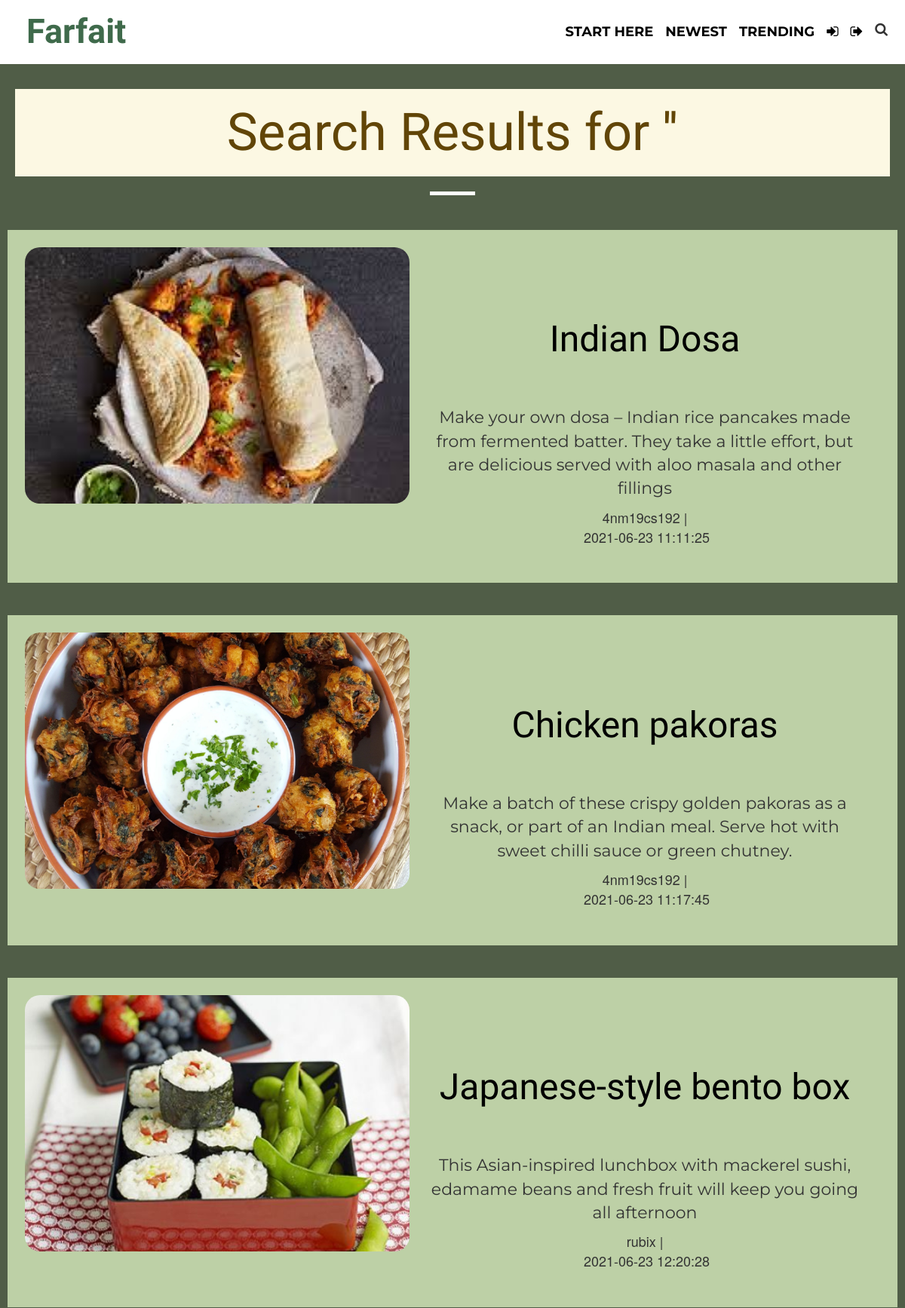
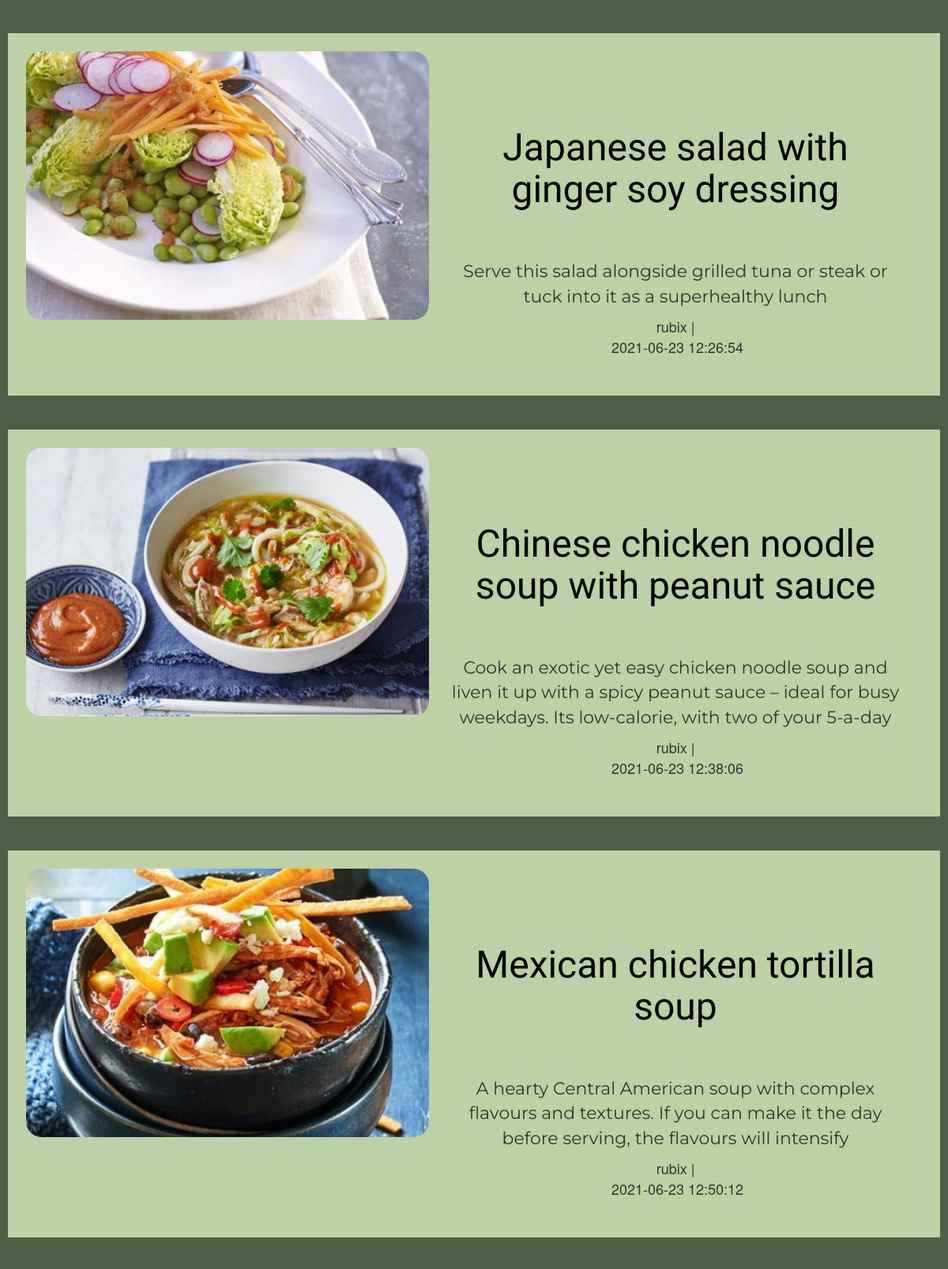
Screenshot of /search.php (upper part) with the database file from the repository (2 pictures, top to bottom).
### tables this page shows
CREATE TABLE `blogpost` (
  `id` int(5) NOT NULL,
  `username` varchar(255) NOT NULL,
  `created_at` datetime NOT NULL DEFAULT current_timestamp(),
  `recipe` varchar(50) NOT NULL,
  `pre_time` int(4) NOT NULL,
  `cooking_time` int(4) NOT NULL,
  `servings` int(2) NOT NULL,
  `category` varchar(20) NOT NULL,
  `origin` varchar(20) NOT NULL,
  `image` varchar(255) NOT NULL,
  `description` text NOT NULL,
  `ingredients` text NOT NULL,
  `method` text NOT NULL,
  `likes` int(5) NOT NULL
);

### search.php (the view, shortened to what this page needs)
<?php
require_once "blogconfig.php";
$query=$username=$created_at=$recipe=$pre_time=$cooking_time=$servings=$category=$description=$ingredients=$method="";
if($_SERVER["REQUEST_METHOD"]=="GET"){
    $query=$_GET["query"];
    $sql="SELECT * FROM blogpost WHERE CONCAT(username, created_at, recipe,pre_time, cooking_time, servings, category, origin, description, ingredients, method) REGEXP
    '.*$query.*' ;";
}
?>
<!DOCTYPE html>
<html lang="en">
<head>
    <link rel="stylesheet" href="https://maxcdn.bootstrapcdn.com/bootstrap/3.4.1/css/bootstrap.min.css">
    <link href="https://stackpath.bootstrapcdn.com/font-awesome/4.7.0/css/font-awesome.min.css" rel="stylesheet"
>
    <link rel="stylesheet" href="https://cdnjs.cloudflare.com/ajax/libs/font-awesome/4.7.0/css/font-awesome.min.css">
    <link rel="stylesheet" href="css/utils.css">
    <link rel="stylesheet" href="css/articlelink.css">
    <link rel="stylesheet" href="css/mobile.css">
</head>
<body>
    <nav class="nav-header" id="navtarget">
        <nav class="navigation m-auto">
            <div class="nav-top ">
                <div class="nav-logo logofont"><a href="index.php">Farfait</a></div>
                <div class="nav-search">
                    <div class="nav-searchothers">
                        <a href="index.php">START HERE</a>
                        <a href="newest.php">NEWEST</a>
                        <a href="trending.php">TRENDING</a>
                        <a href="login.php" title='login'><i class="fa fa-sign-in" aria-hidden="true"></i></a>
                        <a href="logout.php" title='logout' class="anav"><i class="fa fa-sign-out" aria-hidden="true"></i></a>
                    </div>
                    <span>
                        <i class="fa fa-search searchicon" aria-hidden="true"></i>
                    </span>
                </div>
        </nav>
        <hr id=navcontent>
    </nav>
    <div class="home-articles max-width-1 m-auto font4">
        <h1>Search Results for '<?php echo $query ?>'</h1>
        <hr class="quote-hr">
        <br>
 <?php
 if($result = mysqli_query($link, $sql)){
  if(mysqli_num_rows($result)==0)
  {
      echo "<span class='nothing'>Sorry! ,there's no content here.</span>";
  }
  else{
    while($row = mysqli_fetch_array($result)){
        $username=$row['username'];
        $recipe=$row['recipe'];
        $id=$row['id'];
        $describe=$row['description'];
        $time=$row['created_at'];
        $image=$row['image'];
    echo"<div class='home-article'>
            <div class='home-article-img'>
                <img src='$image' alt='$image'>
            </div>
            <div class='home-article-content font4'>
                <a href='article.php?id=$id'>
                    <h2>$recipe</h2>
                </a>
                <p>$describe</p>
                <span>$username |</span>
                <span> $time</span>
            </div>
        </div>
        <div class='max-width-1 m-auto'>
            <hr>
        </div>";
    }
  }
}
  ?>
    </div>
</body>
</html>

### css/utils.css (style rules this page uses)
:root { --main-bg-color: rgb(63, 106, 75); --logo-font:'Dancing Script', cursive; --font1:'Montserrat', sans-serif; --font2:'Open Sans', sans-serif; --font3:'Baloo Tammudu 2', cursive; --font4:'Mate SC', serif; }
.logofont { font-family: var(--logo-font); }
.m-auto { margin:auto; }
.quote-hr { margin: auto; width:5vw; height:5px; background-color:white; }

### css/articlelink.css (style rules this page uses)
* { margin: 0; padding: 0; }
hr { border: 0; clear:both; display:block; width: 100%; background-color:rgb(80 93 71); height: 3px; }
.navigation { display: flex; flex-direction: column; height: 85px; }
.nav-top { display: flex; justify-content: space-between; align-items: center; margin: auto 15px; }
.nav-logo a { text-decoration: none; font-size: 45px; font-weight: bolder; margin-left: 20px; color: var(--main-bg-color); }
.nav-search { font-family: var(--font1); font-weight: bolder; display: flex; }
.nav-searchothers { display: flex; }
.nav-search a { margin: 0px 8px; text-decoration: none; color: black; padding: 2px 0px; font-size: 18px; }
.searchicon { font-size: 18px; margin: 2px 8px 0px 8px; cursor: pointer; }
#navcontent { margin:0px 0px!important; }
p { font-family: var(--font1); font-size: 22px; overflow-wrap: anywhere; }
.home-articles { padding-top: 10px; background-color: rgb(80 93 71); text-align: center; font-size:25px; }
.home-articles h1 { font-family: var(--logo-font); font-size: 69px; margin: 20px; background-color: #fcf8e3; padding: 20px; color: #614507; white-space: pre-wrap; white-space: -moz-pre-wrap; white-space: -pre-wrap; white-space: -o-pre-wrap; word-wrap: break-word; overflow-wrap: anywhere; }
.home-article { display: flex; padding: 23px; background-color: #bdd0a6; margin: 10px; justify-content: space-around; }
.home-article img { width: 51rem; height: 34rem; object-fit: cover; object-position: center; border-radius: 20px; }
.home-article-content { align-self: center; padding:25px; font-size: 18px; display:flex; flex-direction: column; overflow-x: auto; white-space: pre-wrap; white-space: -moz-pre-wrap; white-space: -pre-wrap; white-space: -o-pre-wrap; word-wrap: break-word; overflow-wrap: anywhere; }
.home-article-content a { text-decoration:none; color:black; overflow-wrap: anywhere; }
.home-article-content p { overflow-wrap: anywhere; }
h2 { font-family: var(--logo-font); font-size :xxx-large; }

### rows the page displays
blogpost: image (picture), recipe "Indian Dosa", description "Make your own dosa – Indian rice pancakes made from fermented batter. They take a little effort, but are delicious served with aloo masala and other fillings", username "4nm19cs192", created_at "2021-06-23 11:11:25"
blogpost: image (picture), recipe "Chicken pakoras", description "Make a batch of these crispy golden pakoras as a snack, or part of an Indian meal. Serve hot with sweet chilli sauce or green chutney.", username "4nm19cs192", created_at "2021-06-23 11:17:45"
blogpost: image (picture), recipe "Japanese-style bento box", description "This Asian-inspired lunchbox with mackerel sushi, edamame beans and fresh fruit will keep you going all afternoon", username "rubix", created_at "2021-06-23 12:20:28"
blogpost: image (picture), recipe "Japanese salad with ginger soy dressing", description "Serve this salad alongside grilled tuna or steak or tuck into it as a superhealthy lunch", username "rubix", created_at "2021-06-23 12:26:54"
blogpost: image (picture), recipe "Chinese chicken noodle soup with peanut sauce", description "Cook an exotic yet easy chicken noodle soup and liven it up with a spicy peanut sauce – ideal for busy weekdays. Its low-calorie, with two of your 5-a-day", username "rubix", created_at "2021-06-23 12:38:06"
blogpost: image (picture), recipe "Mexican chicken tortilla soup", description "A hearty Central American soup with complex flavours and textures. If you can make it the day before serving, the flavours will intensify", username "rubix", created_at "2021-06-23 12:50:12"
